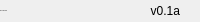
              <widget class="QFrame" name="bottomBar">
               <property name="minimumSize">
                <size>
                 <width>0</width>
                 <height>22</height>
                </size>
               </property>
               <property name="maximumSize">
                <size>
                 <width>16777215</width>
                 <height>22</height>
                </size>
               </property>
               <property name="frameShape">
                <enum>QFrame::NoFrame</enum>
               </property>
               <property name="frameShadow">
                <enum>QFrame::Raised</enum>
               </property>
               <layout class="QHBoxLayout" name="horizontalLayout_5">
                <property name="spacing">
                 <number>0</number>
                </property>
                <property name="leftMargin">
                 <number>0</number>
                </property>
                <property name="topMargin">
                 <number>0</number>
                </property>
                <property name="rightMargin">
                 <number>0</number>
                </property>
                <property name="bottomMargin">
                 <number>0</number>
                </property>
                <item>
                 <widget class="QLabel" name="creditsLabel">
                  <property name="maximumSize">
                   <size>
                    <width>16777215</width>
                    <height>16</height>
                   </size>
                  </property>
                  <property name="font">
                   <font>
                    <family>Segoe UI</family>
                    <pointsize>-1</pointsize>
                    <weight>50</weight>
                    <italic>false</italic>
                    <bold>false</bold>
                   </font>
                  </property>
                  <property name="text">
                   <string>By: PyInk Team</string>
                  </property>
                  <property name="alignment">
                   <set>Qt::AlignLeading|Qt::AlignLeft|Qt::AlignVCenter</set>
                  </property>
                 </widget>
                </item>
                <item>
                 <widget class="QLabel" name="version">
                  <property name="text">
                   <string>v0.1a</string>
                  </property>
                  <property name="alignment">
                   <set>Qt::AlignRight|Qt::AlignTrailing|Qt::AlignVCenter</set>
                  </property>
                 </widget>
                </item>
                <item>
                 <widget class="QFrame" name="frame_size_grip">
                  <property name="minimumSize">
                   <size>
                    <width>20</width>
                    <height>0</height>
                   </size>
                  </property>
                  <property name="maximumSize">
                   <size>
                    <width>20</width>
                    <height>16777215</height>
                   </size>
                  </property>
                  <property name="frameShape">
                   <enum>QFrame::NoFrame</enum>
                  </property>
                  <property name="frameShadow">
                   <enum>QFrame::Raised</enum>
                  </property>
                 </widget>
                </item>
               </layout>
              </widget>
